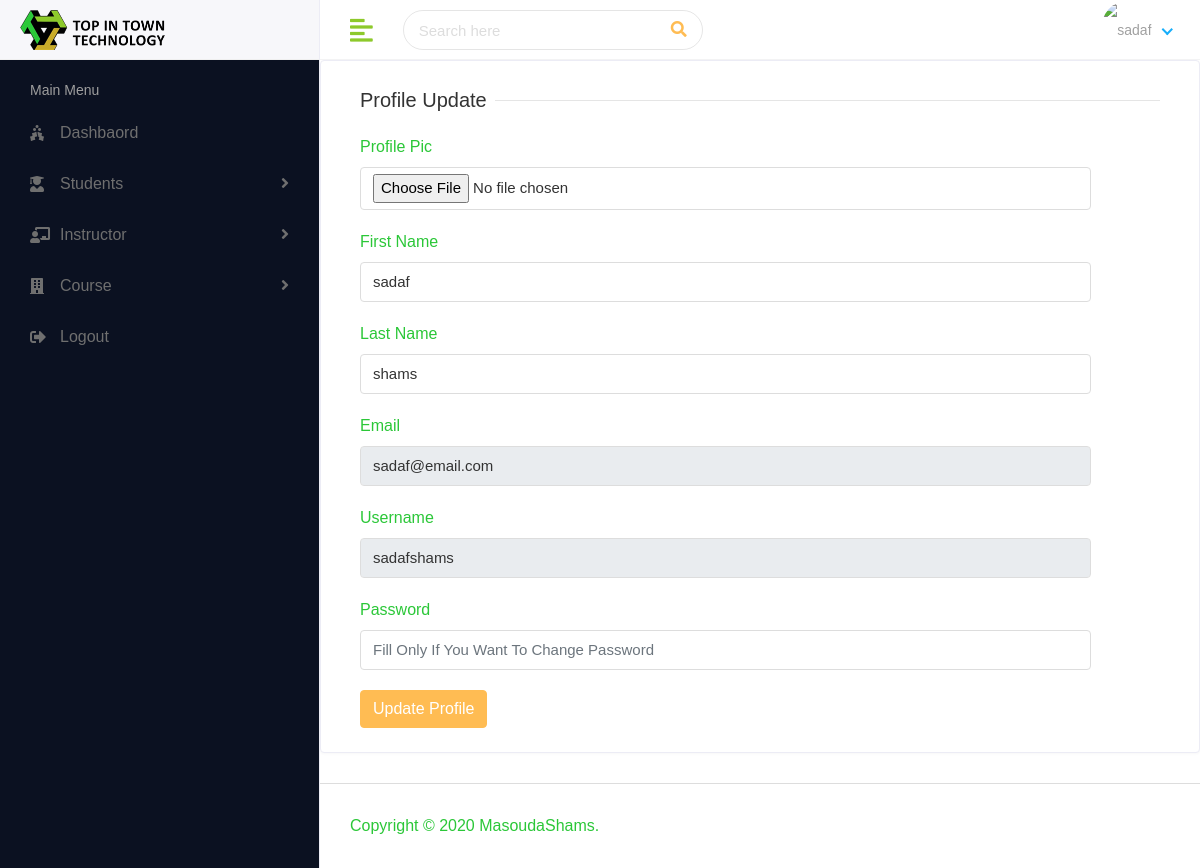
The page /profile (signed in) on the database its author committed.
### myapp/models.py (models this page shows)
class CustomUser(AbstractUser):
    USER=(
        (1,'hod'),
        (2,'staff'),
        (3,'student'),
    )
    user_type=models.CharField(choices=USER, max_length=56, default=1)

### lms/views.py (the view)
# urls.py: path('profile',views.profile, name="profile"),
@login_required(login_url='/')
def profile(request):
    user = CustomUser.objects.get(id = request.user.id)
    context = {
        "user":user,
    }
    return render(request,'profile.html',context)

### templates/profile.html (shortened to what this page needs)
{% extends 'base.html' %}
{% block content %}
<div class="row">
   <div class="col-sm-12">
      <div class="card">
         <div class="card-body">
            <form method="post" action="{% url 'profile_update' %}" enctype="multipart/form-data">
               <div class="col-12">
                  <h5 class="form-title"><span>Profile Update</span></h5>
               </div>
               <div class="col-sm-11">
                  <div class="form-group">
                     <label>Profile Pic</label>
                     <input type="file" class="form-control" name="profile_pic">
                  </div>
               </div>
               <div class="col-sm-11">
                  <div class="form-group">
                     <label>First Name</label>
                     <input type="text" class="form-control" name="first_name" value="{{user.first_name}}">
                  </div>
               </div>
               <div class="col-sm-11">
                  <div class="form-group">
                     <label>Last Name</label>
                     <input type="text" class="form-control" name="last_name" value="{{user.last_name}}">
                  </div>
               </div>
               <div class="col-sm-11">
                  <div class="form-group">
                     <label>Email</label>
                     <input type="text" class="form-control" name="email" value="{{user.email}}" readonly>
                  </div>
               </div>
               <div class="col-sm-11">
                  <div class="form-group">
                     <label>Username</label>
                     <input type="text" class="form-control" name="username" value="{{user.username}}" readonly>
                  </div>
               </div>
               <div class="col-sm-11">
                  <div class="form-group">
                     <label>Password</label>
                     <input type="password" class="form-control" name="password" placeholder="Fill Only If You Want To Change Password">
                  </div>
               </div>
               <div class="col-12">
                  <button type="submit" class="btn btn-primary">Update Profile</button>
               </div>
            </form>
         </div>
      </div>
   </div>
</div>
{% endblock %}

### static/assets/css/style.css (style rules this page uses)
html { height: 100%; }
body { background-color: #fff; color: #2BC738; font-family: 'Poppins', sans-serif; font-size: 1rem; height: 100%; line-height: 1.5; overflow-x: hidden; }
h1, h2, h3, h4, h5, h6 { font-family: 'Poppins', sans-serif; margin-top: 0; }
.form-control { border: 1px solid #ddd; box-shadow: none; color: #333; font-size: 15px; height: 40px; }
input, button, a { transition: all 0.4s ease; -moz-transition: all 0.4s ease; -o-transition: all 0.4s ease; -ms-transition: all 0.4s ease; -webkit-transition: all 0.4s ease; }
input, input:focus, button, button:focus { outline: none; }
input[type="file"] { height: auto; min-height: calc(1.5em + .75rem + 2px); }
input[type=text], input[type=password] { -webkit-appearance: none; -moz-appearance: none; appearance: none; }
.form-group { margin-bottom: 1.25rem; }
.btn-primary { background-color: #FFBC53; border: 1px solid #FFBC53; }
.card { border: 1px solid #ececf5; box-shadow: 0 1px 3px 0 rgba(0, 0, 0, 0.03); margin-bottom: 1.875rem; }
.card-body { padding: 1.5rem; }
.form-title { width: 100%; max-width: 100%; padding: 0; font-size: 1.25rem; font-weight: 500; line-height: inherit; color: #333; white-space: normal; position: relative; display: block; margin-bottom: 20px; }
.form-title:before { content: ""; position: absolute; left: 0px; right: 0px; height: 1px; top: 50%; background-color: rgba(0, 0, 0, 0.1); }
.form-title span { padding: 0px 0.5rem 0 0; background-color: #fff; display: inline-block; z-index: 2; position: relative; }

### templates/base.html (style rules this page uses)
body { background-color: #fff; color: #2BC738; font-family: 'Poppins', sans-serif; font-size: 1rem; height: 100%; line-height: 1.5; overflow-x: hidden; }

### rows shown on the page
CustomUser: first_name "sadaf", last_name "shams", email "sadaf@email.com", username "sadafshams"
